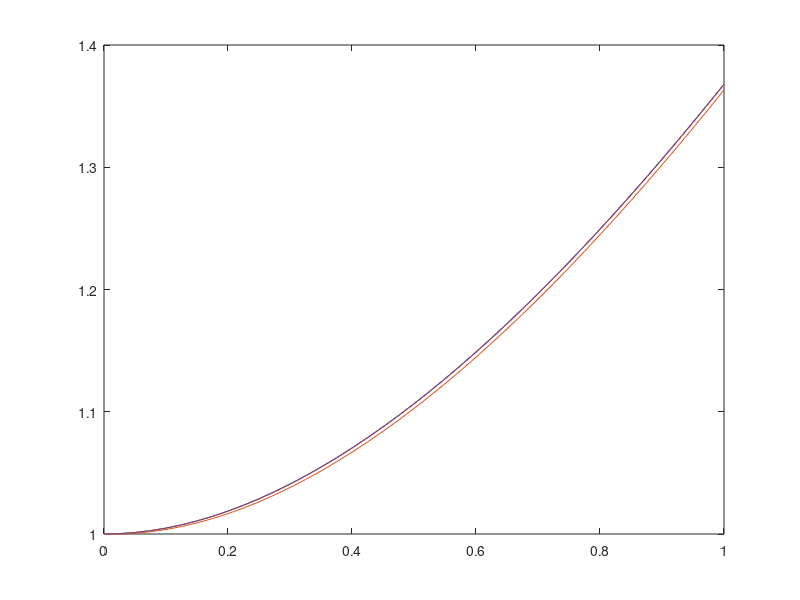
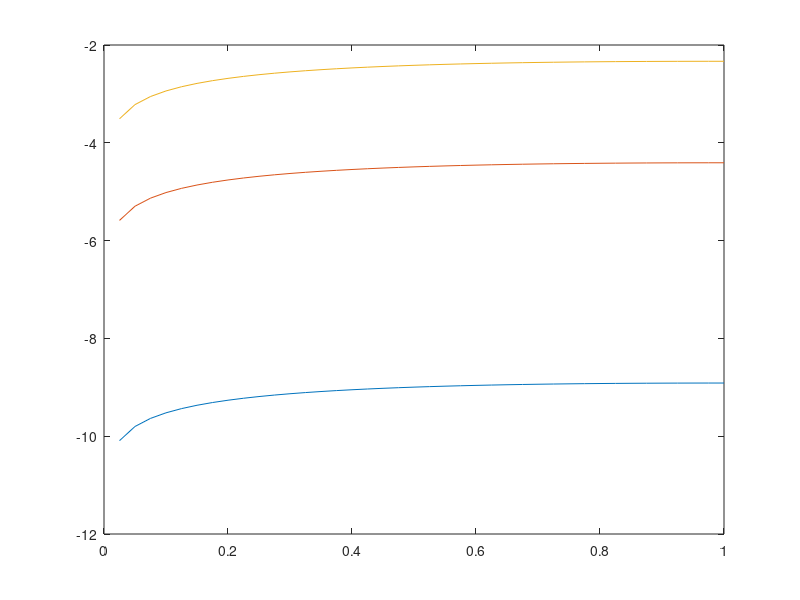

Source code (MATLAB) for these figures, in order:
% Test the Taylor methods
n = 40; t = linspace(0,1,n+1); h = (1-0)/n; true = t+exp(-t);
w1 = zeros(1,n+1); w2 = zeros(1,n+1); w4 = zeros(1,n+1); 
w1(1) = 1; w2(1) = 1; w4(1) = 1;

for i = 1:n
    w1(i+1) = w1(i)+h*(-w1(i)+t(i)+1);
    w2(i+1) = w2(i)+h*(-w2(i)+t(i)+1)+(h^2/2)*(w2(i)-t(i));
    w4(i+1) = w4(i)+h*(-w4(i)+t(i)+1)+(h^2/2)*(w4(i)-t(i))+ ...
        (h^3/6)*(-w4(i)+t(i))+(h^4/24)*(w4(i)-t(i));
end

plot(t,true,t,w1,t,w2,t,w4)
figure
plot(t,log10(abs(true-w4)),t,log10(abs(true-w2)),t,log10(abs(true-w1)))
disp(abs(true(n+1)-w1(n+1)));
disp(abs(true(n+1)-w2(n+1)));
disp(abs(true(n+1)-w4(n+1)));